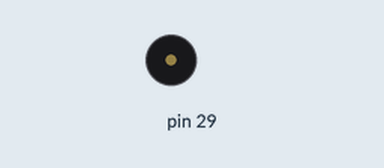
A sketch run on a simulated Arduino Mega 2560, built with avr-gcc and run on an emulated ATmega2560. On the bench: buzzer (waves = sounding).

Above: at 0.06 s.
Timing chart, 0 to 3.0 s (numbered marks = the images above):
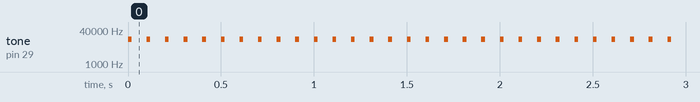

The sketch:

PRUEBA_SONIDO.ino
```cpp
void setup() {

}

void loop() {
  tone(29, 15000, 20);
  delay(100);

}
```

Measured:
- by itself, tone on pin 29: alternates 15000 Hz for 0.02 s and silent for 0.08 s
